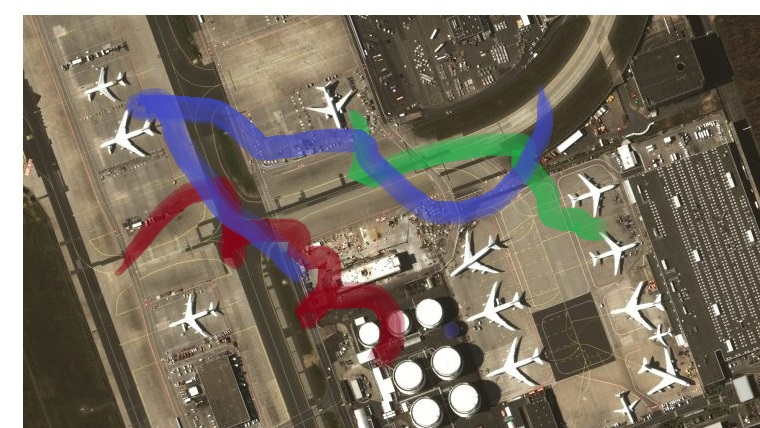
#> input picture input/im2.jpeg, 760 x 428 px, given in place of im2.png, which was not available
$ jupyter execute --allow-errors motion_model.ipynb
#> lines starting #> are read from the running program, lines starting #| are printed output that depends on the picture; pictures that were not available may be replaced by others from this repository, and a replacement may not be noted
[cell 1]
import numpy as np
import matplotlib.pyplot as plt
import cv2

[cell 2]
im1_path, im2_path = "input/im2.png", "input/im1.png"

im1 = cv2.cvtColor(cv2.imread(im1_path), cv2.COLOR_BGR2RGB)
im2 = cv2.cvtColor(cv2.imread(im2_path), cv2.COLOR_BGR2RGB)
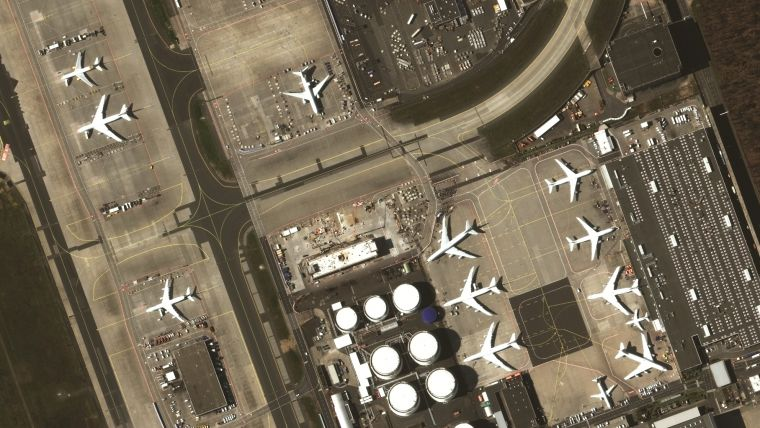
#> input picture input/im1.jpeg, 760 x 428 px, given in place of im1.png, which was not available


gray1 = cv2.cvtColor(im1, cv2.COLOR_RGB2GRAY)
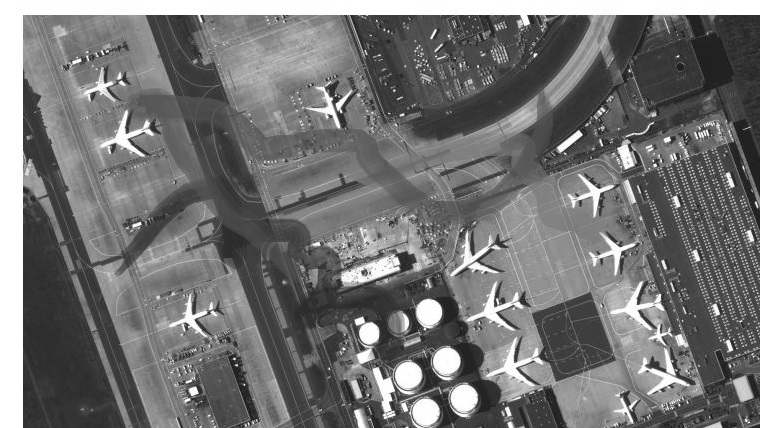
#> gray1: shape (428, 760); min 16, max 255, mean 115
gray2 = cv2.cvtColor(im2, cv2.COLOR_RGB2GRAY)
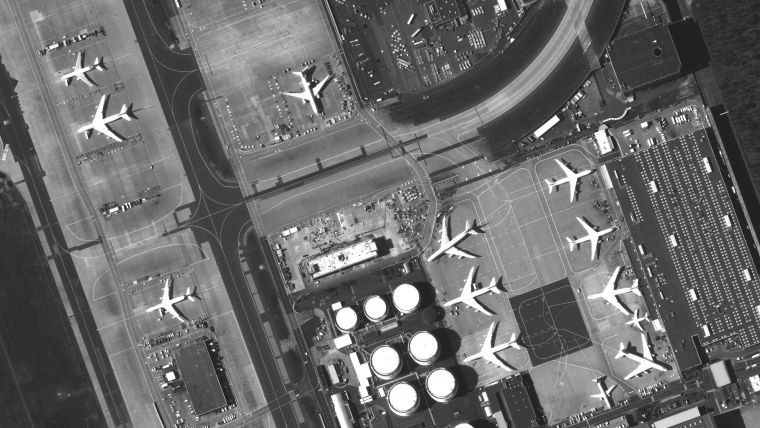
#> gray2: shape (428, 760); min 14, max 255, mean 106.1
sift = cv2.SIFT_create(nfeatures=200)
keypoints1, descriptors1 = sift.detectAndCompute(gray1, None)
#> keypoints1 = 200 keypoints; strongest (x, y, size): (429, 313, 16.5), (446, 361, 17.2), (464, 399, 17.2), (369, 333, 13.5)
keypoints2, descriptors2 = sift.detectAndCompute(gray2, None)
#> keypoints2 = 200 keypoints; strongest (x, y, size): (406, 297, 16.3), (441, 384, 17.3), (375, 307, 13), (512, 40, 2.4)

# use bf matcher
bf = cv2.BFMatcher()
matches = bf.knnMatch(descriptors1, descriptors2, k=2)
#> matches = 200 matches
good_matches = [m for m, n in matches if m.distance < 0.7 * n.distance]
#> good_matches = 152 matches

src_pts = np.float32([keypoints1[m.queryIdx].pt for m in good_matches]).reshape(-1, 2)
#> src_pts = 152 pairs, first value 74.13 to 745.9, second value 30.8 to 420.1
dst_pts = np.float32([keypoints2[m.trainIdx].pt for m in good_matches]).reshape(-1, 2)
#> dst_pts = 152 pairs, first value 51.14 to 722.9, second value 15.78 to 405.1
H, mask = cv2.findHomography(src_pts, dst_pts, cv2.RANSAC, 5.0)
#> H = [[1, -3.26e-05, -22.97], [-6.99e-06, 1, -15], [-1.94e-07, 6.42e-08, 1]]; mask = 152 values from 1 to 1
mask = mask.squeeze().astype(bool)

# plot matches
# im_matches = cv2.drawMatches(im1, keypoints1, im2, keypoints2, good_matches, None)
# plt.imshow(im_matches)
# plt.show()

gray_warped = cv2.warpPerspective(gray1, H, (gray2.shape[1], gray2.shape[0]))
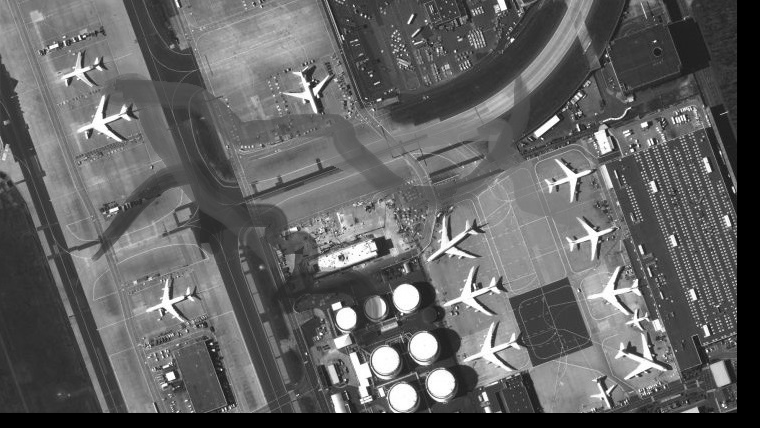
#> gray_warped: shape (428, 760); min 0, max 255, mean 98.7

# plot warped image
im = np.stack([gray2, gray_warped, gray2], axis=-1)
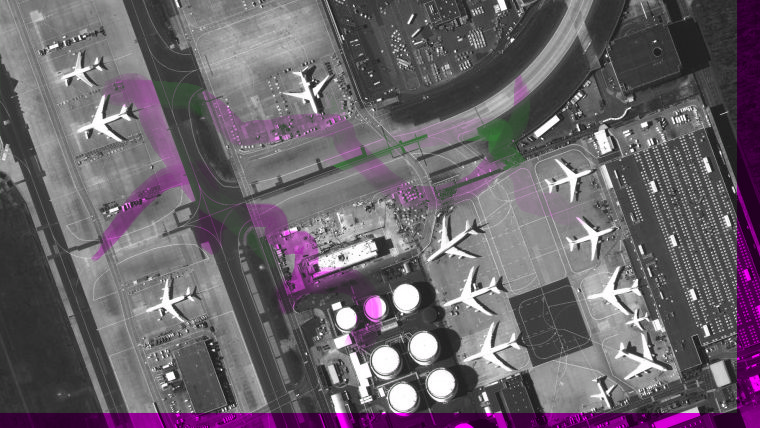
#> im: shape (428, 760, 3); mean of channels 0, 1, 2 106.1, 98.7, 106.1; drawn as B, G, R
plt.imshow(im)
plt.show()

[cell 3]
from time import time

class SmoothWarp:
    def __init__(self, im_size, nx=5, ny = 5, w_smooth=0.1, w_rot=0.1):
        self.imx = im_size[1]
        self.imy = im_size[0]
        self.nx = nx
        self.ny = ny
        self.w_smooth = w_smooth
        self.w_rot = w_rot
        self.transforms = np.zeros((ny, nx, 4))
        self.transforms[:, :, 0] = 1

    def warp(self, image):
        Nx = 100
        Ny = 100
        dnx = (Nx-3)
        dx = (self.imx-1)
        dny = (Nx-3)
        dy = (self.imy-1)

        x_ = np.linspace(-dx/dnx, dx + dx/dnx, Nx)
        y_ = np.linspace(-dy/dny, dy + dy/dny, Ny)

        x_grid, y_grid = np.meshgrid(x_, y_)

        wx = x_grid / self.imx * self.nx
        wy = y_grid / self.imy * self.ny

        ix = np.clip(np.floor(wx).astype(int), 0, self.nx-2)
        iy = np.clip(np.floor(wy).astype(int), 0, self.ny-2)

        wx -= ix
        wy -= iy

        w00 = (1 - wx) * (1 - wy)
        w01 = wx * (1 - wy)
        w10 = (1 - wx) * wy
        w11 = wx * wy

        t00 = self.transforms[iy, ix]
        t01 = self.transforms[iy, ix+1]
        t10 = self.transforms[iy+1, ix]
        t11 = self.transforms[iy+1, ix+1]

        coefs = (w00[..., None] * t00 + w01[..., None] * t01 +
                 w10[..., None] * t10 + w11[..., None] * t11)

        pt_in = np.stack([x_grid, y_grid, np.ones_like(x_grid)], axis=-1)

        transform = np.zeros((Ny, Nx, 2, 3))
        transform[..., 0, 0] = coefs[..., 0]
        transform[..., 0, 1] = coefs[..., 1]
        transform[..., 0, 2] = coefs[..., 2]
        transform[..., 1, 0] = -coefs[..., 1]
        transform[..., 1, 1] = coefs[..., 0]
        transform[..., 1, 2] = coefs[..., 3]

        pts_out = np.einsum('...ij,...j->...i', transform, pt_in)

        xs = np.linspace(1, Nx-2, self.imx, dtype = np.float32)
        ys = np.linspace(1, Ny-2, self.imy, dtype = np.float32)
        xx, yy = np.meshgrid(xs, ys)
        coords_out = cv2.remap(pts_out, xx, yy, interpolation=cv2.INTER_LINEAR)
        image_out = cv2.remap(image, coords_out.astype(np.float32), None, cv2.INTER_CUBIC)
        return image_out

    # [52 lines left out: functions calculate_indices_weights, update_hessian, solve_linear_system, estimate_transforms, not called in this run]


sw = SmoothWarp(gray2.shape, nx=5, ny=5)
gray_warped_smooth = sw.warp(gray1)
plt.imshow(gray_warped_smooth, cmap='gray')
plt.show()

#> (a cell that did not finish here is left out)

[cell 5]
imx = gray2.shape[1]
#> imx = 760
imy = gray2.shape[0]
#> imy = 428

nx = 10
ny = 10

dnx = (nx-3)
dx = (imx-1)
#> dx = 759
dny = (ny-3)
dy = (imy-1)
#> dy = 427

x = np.linspace(-dx/dnx, dx + dx/dnx, nx)
y = np.linspace(-dy/dny, dy + dy/dny, ny)

xx, yy = np.meshgrid(x, y)
coords_in = np.stack([xx, yy], axis=-1)


xs = np.linspace(1, nx-2, imx, dtype = np.float32)
#> xs = 760 values from 1 to 8
ys = np.linspace(1, ny-2, imy, dtype = np.float32)
#> ys = 428 values from 1 to 8
xx, yy = np.meshgrid(xs, ys)
coords_out = cv2.remap(coords_in, xx, yy, interpolation=cv2.INTER_LINEAR)
print(coords_out[0,0,1],coords_out[-1,0,1])
#| 0.0 427.0
